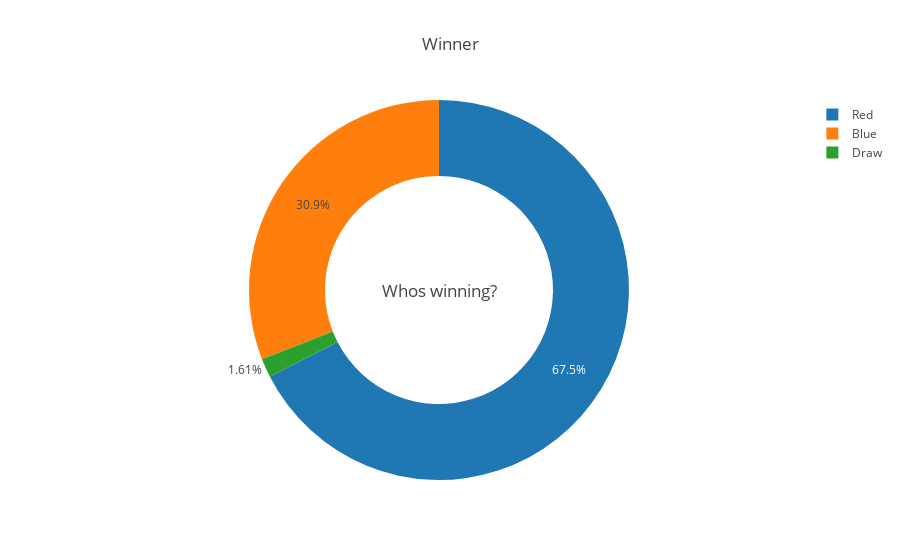

This figure's notebook cell:
### Markdown cell above
# <a> Data Visualization</a>

Let's start by looking who's winning more from our dataset:

### Code cell
temp = df["Winner"].value_counts()
fig = {
  "data": [
    {
      "values": temp.values,
      "labels": temp.index,
      "domain": {"x": [0, 1]},
      "hole": .6,
      "type": "pie"
    },
    
    ],
  "layout": {
        "title":"Winner",
        "annotations": [
            {
                "font": {
                    "size": 17
                },
                "showarrow": False,
                "text": "Whos winning?",
                "x": 0.5,
                "y": 0.5
            }
            
        ]
    }
}
iplot(fig, filename='donut')

### Figure 1 — Plotly figure (JSON) as saved in the notebook; plotly's stock layout.template omitted (floating-point values rounded to 4 significant figures)
{"data": [{"domain": {"x": [0, 1]}, "hole": 0.6, "labels": ["Red", "Blue", "Draw"], "type": "pie", "uid": "88383a27-a220-4b92-93de-89913a045d19", "values": [3470, 1591, 83]}], "layout": {"annotations": [{"font": {"size": 17}, "showarrow": false, "text": "Whos winning?", "x": 0.5, "y": 0.5}], "title": {"text": "Winner"}}}
